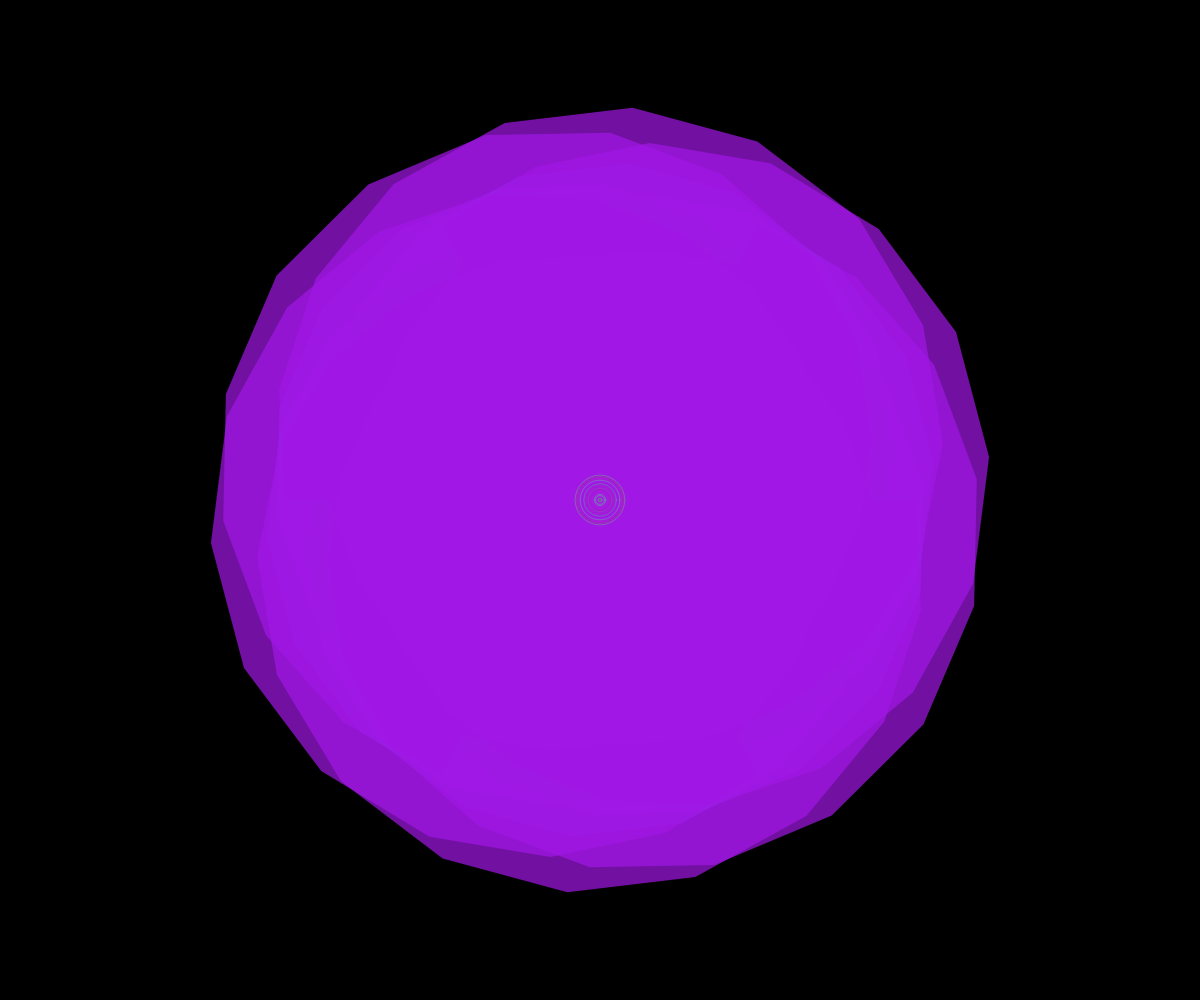
Frame 1 (no input)
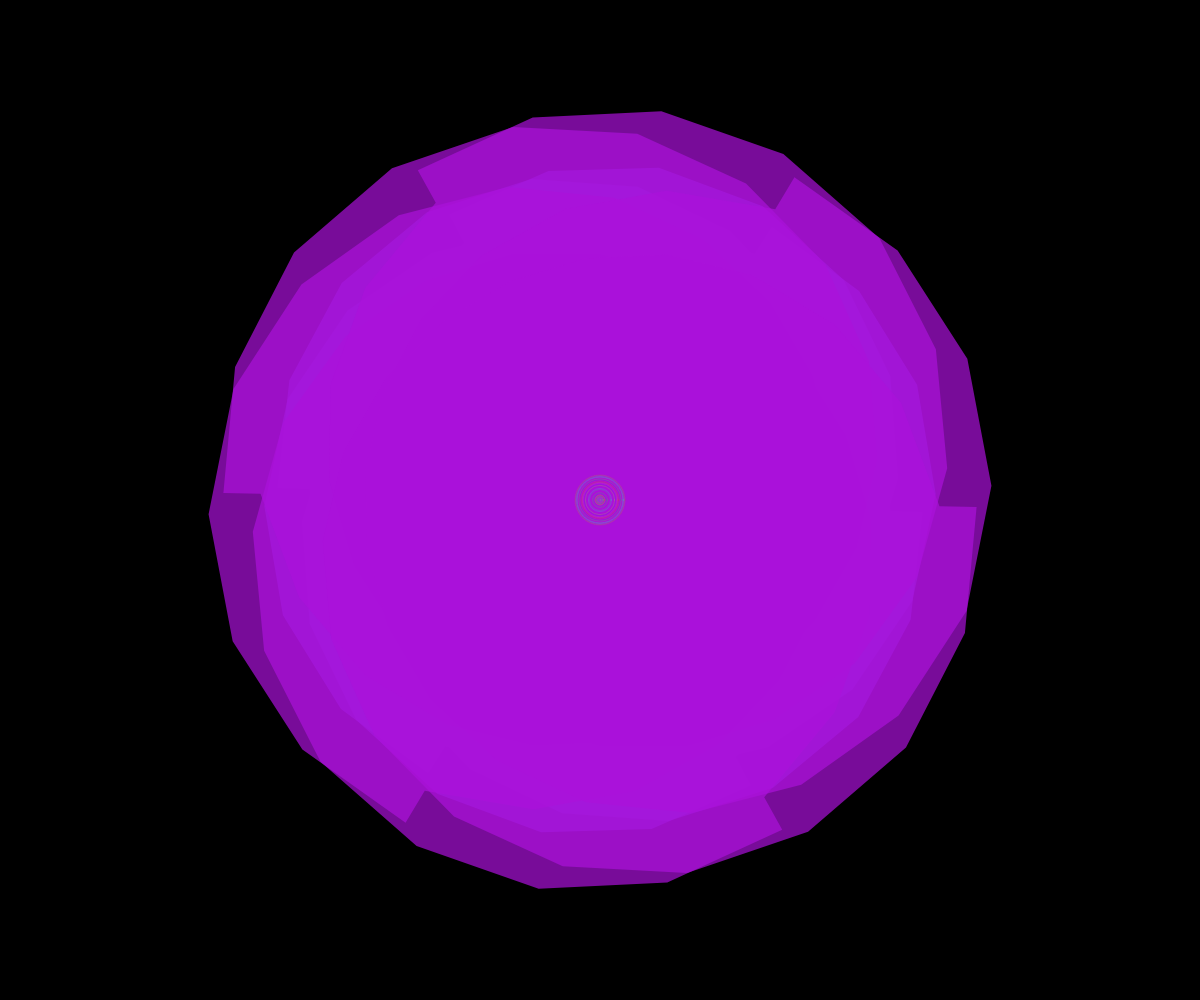
Frame 60 (no input)
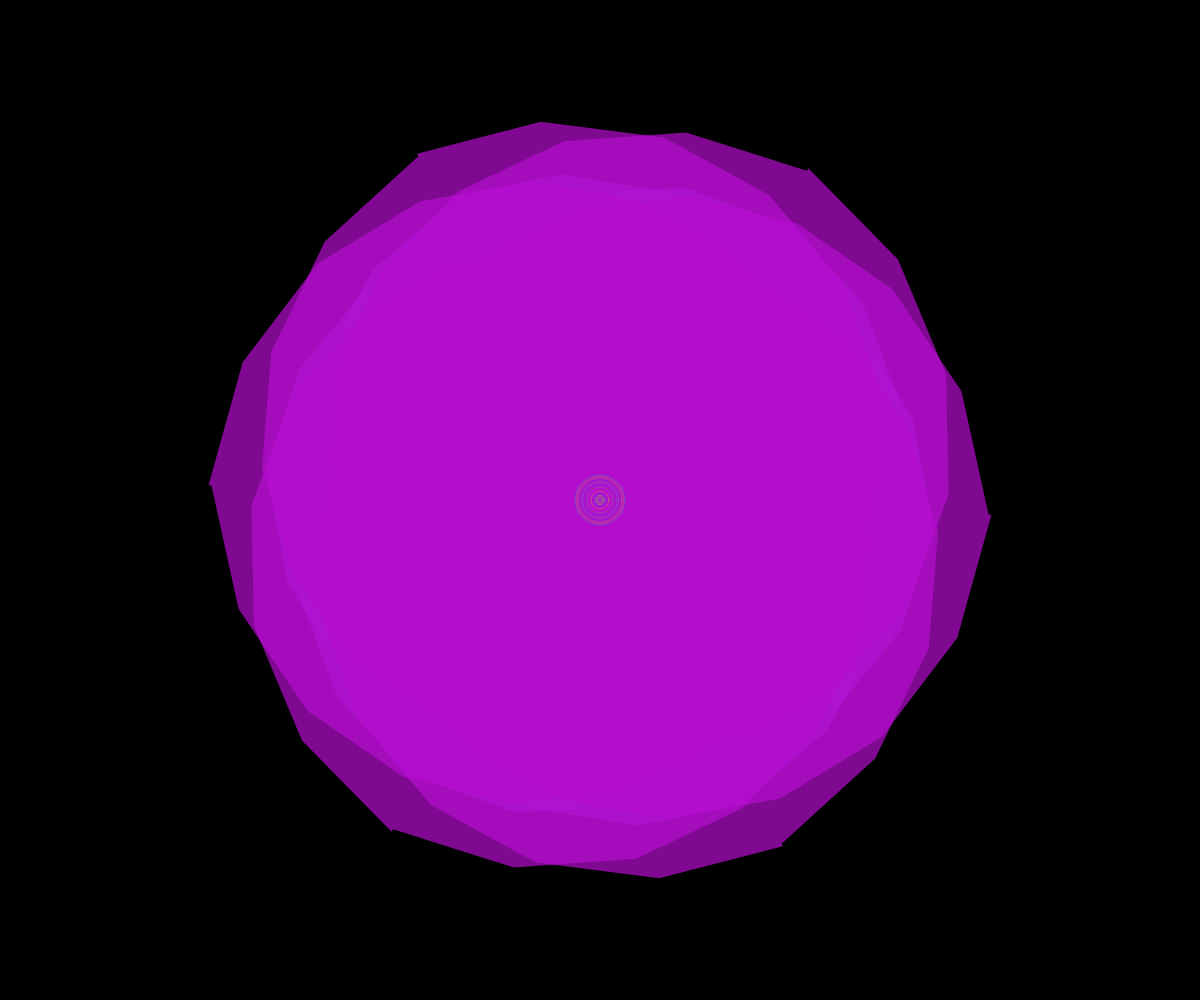
Frame 120 (the mouse pressed at the canvas centre since frame 60)

The p5.js sketch that drew these frames (run headless with seeded random() and noise() and a simulated clock; from frame 60 on, the mouse is pressed at the canvas centre):

// p5.js sketch
// ── sketch.js
function setup() {
  createCanvas(windowWidth, windowHeight);
  colorMode(HSB, 360, 100, 100, 1);
  noStroke();
}

function draw() {
  background(0, 0, 0, 1);
  
  const cx = width / 2;
  const cy = height / 2;
  const time = millis() * 0.0003;
  
  // Draw soap bubble pattern with radial glow
  drawSoapBubble(cx, cy, time);
}

function drawSoapBubble(cx, cy, time) {
  const layers = 8;
  const radius = min(width, height) * 0.45;
  
  for (let layer = 0; layer < layers; layer++) {
    const layerRadius = radius * (layer / layers);
    const angleOffset = time * (1 - layer / layers) * 0.5;
    
    push();
    translate(cx, cy);
    
    // Create radial symmetry with 6 segments
    for (let i = 0; i < 6; i++) {
      rotate(TWO_PI / 6);
      
      // Sunset color transition
      const hue = (time * 20 + layer * 40) % 360;
      const saturation = 70 + 30 * sin(time * 0.3 + layer);
      const brightness = 60 + 40 * cos(time * 0.5 + layer);
      
      fill(hue, saturation, brightness, 0.7);
      
      // Draw pulsing circular segments
      beginShape();
      for (let j = 0; j < 20; j++) {
        const angle = map(j, 0, 19, 0, TWO_PI);
        const r = layerRadius * (0.8 + 0.2 * sin(time * 3 + j * 0.3));
        const x = cos(angle + angleOffset) * r;
        const y = sin(angle + angleOffset) * r;
        vertex(x, y);
      }
      endShape(CLOSE);
    }
    
    pop();
  }
  
  // Add radial glow effect
  push();
  translate(cx, cy);
  for (let i = 0; i < 30; i++) {
    const angle = time * 0.5 + i * TWO_PI / 30;
    const r = min(width, height) * 0.4 * (1 - i/30);
    const size = 20 + 30 * sin(time * 2 + i);
    
    noFill();
    stroke((time * 10 + i * 12) % 360, 80, 90, 0.2);
    ellipse(0, 0, size, size);
  }
  pop();
}

function windowResized() {
  resizeCanvas(windowWidth, windowHeight);
}
